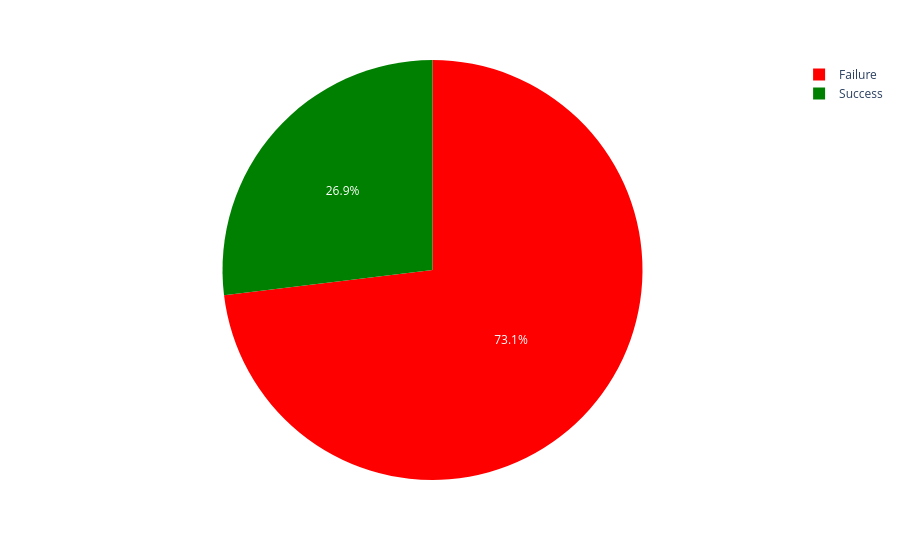

Notebook code cell kept with this figure:
### Code cell
fig = px.pie(filtered_ratio, values = "count",names="Class_names",color="Class_names",color_discrete_map = {"Failure":"red","Success":"green"})
fig.show()

### Figure 1 — Plotly figure (JSON) as saved in the notebook; plotly's stock layout.template omitted (floating-point values rounded to 4 significant figures)
{"data": [{"customdata": [["Failure"], ["Success"]], "domain": {"x": [0, 1], "y": [0, 1]}, "hovertemplate": "Class_names=%{customdata[0]}<br>count=%{value}<extra></extra>", "labels": ["Failure", "Success"], "legendgroup": "", "marker": {"colors": ["red", "green"]}, "name": "", "showlegend": true, "type": "pie", "values": [19, 7]}], "layout": {"legend": {"tracegroupgap": 0}, "margin": {"t": 60}}}
